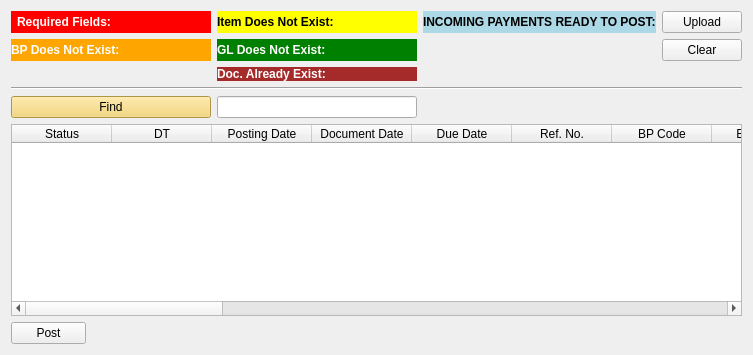
      <widget class="QWidget" name="tab_collection">
       <attribute name="title">
        <string>Collections</string>
       </attribute>
       <layout class="QGridLayout" name="gridLayout_9">
        <item row="0" column="3">
         <widget class="QPushButton" name="pushButton_show_outgoing_2">
          <property name="text">
           <string>Upload</string>
          </property>
         </widget>
        </item>
        <item row="6" column="0">
         <widget class="QPushButton" name="pushButton_upload_outgoing_2">
          <property name="maximumSize">
           <size>
            <width>75</width>
            <height>16777215</height>
           </size>
          </property>
          <property name="text">
           <string>Post</string>
          </property>
         </widget>
        </item>
        <item row="1" column="0">
         <widget class="QLabel" name="label_ovpm_total_bp_not_exist_2">
          <property name="sizePolicy">
           <sizepolicy hsizetype="Fixed" vsizetype="Preferred">
            <horstretch>0</horstretch>
            <verstretch>0</verstretch>
           </sizepolicy>
          </property>
          <property name="minimumSize">
           <size>
            <width>200</width>
            <height>0</height>
           </size>
          </property>
          <property name="maximumSize">
           <size>
            <width>200</width>
            <height>16777215</height>
           </size>
          </property>
          <property name="styleSheet">
           <string notr="true">QLabel {
background-color:orange;
color:white;
font-weight: bold
}</string>
          </property>
          <property name="text">
           <string>BP Does Not Exist:</string>
          </property>
         </widget>
        </item>
        <item row="1" column="1">
         <widget class="QLabel" name="label_9">
          <property name="sizePolicy">
           <sizepolicy hsizetype="Fixed" vsizetype="Preferred">
            <horstretch>0</horstretch>
            <verstretch>0</verstretch>
           </sizepolicy>
          </property>
          <property name="minimumSize">
           <size>
            <width>200</width>
            <height>0</height>
           </size>
          </property>
          <property name="maximumSize">
           <size>
            <width>200</width>
            <height>16777215</height>
           </size>
          </property>
          <property name="styleSheet">
           <string notr="true">QLabel {
background-color:green;
color:white;
font-weight: bold
}</string>
          </property>
          <property name="text">
           <string>GL Does Not Exist:</string>
          </property>
         </widget>
        </item>
        <item row="5" column="0" colspan="4">
         <widget class="QTableWidget" name="tableWidget_ovpm_2">
          <property name="styleSheet">
           <string notr="true">QPushButton {
	background-color: #f3d162
}</string>
          </property>
          <column>
           <property name="text">
            <string>Status</string>
           </property>
          </column>
          <column>
           <property name="text">
            <string>DT</string>
           </property>
          </column>
          <column>
           <property name="text">
            <string>Posting Date</string>
           </property>
          </column>
          <column>
           <property name="text">
            <string>Document Date</string>
           </property>
          </column>
          <column>
           <property name="text">
            <string>Due Date</string>
           </property>
          </column>
          <column>
           <property name="text">
            <string>Ref. No.</string>
           </property>
          </column>
          <column>
           <property name="text">
            <string>BP Code</string>
           </property>
          </column>
          <column>
           <property name="text">
            <string>BP Name</string>
           </property>
          </column>
          <column>
           <property name="text">
            <string>Ctrl Acct</string>
           </property>
          </column>
          <column>
           <property name="text">
            <string>Unit</string>
           </property>
          </column>
          <column>
           <property name="text">
            <string>Unit Name</string>
           </property>
          </column>
          <column>
           <property name="text">
            <string>Doc. No.</string>
           </property>
          </column>
          <column>
           <property name="text">
            <string>Remarks</string>
           </property>
          </column>
          <column>
           <property name="text">
            <string>Intsr. No</string>
           </property>
          </column>
          <column>
           <property name="text">
            <string>Cont. No.</string>
           </property>
          </column>
          <column>
           <property name="text">
            <string>Clrng Doc.</string>
           </property>
          </column>
          <column>
           <property name="text">
            <string>Clrng DT</string>
           </property>
          </column>
          <column>
           <property name="text">
            <string>2nd Sub Acct</string>
           </property>
          </column>
          <column>
           <property name="text">
            <string>Line No.</string>
           </property>
          </column>
          <column>
           <property name="text">
            <string>Currency</string>
           </property>
          </column>
          <column>
           <property name="text">
            <string>Trans Amount</string>
           </property>
          </column>
          <column>
           <property name="text">
            <string>Line Total</string>
           </property>
          </column>
          <column>
           <property name="text">
            <string>SAP Doc Entry</string>
           </property>
          </column>
          <column>
           <property name="text">
            <string>Obj Type</string>
           </property>
          </column>
          <column>
           <property name="text">
            <string>Rate</string>
           </property>
          </column>
         </widget>
        </item>
        <item row="0" column="0">
         <widget class="QLabel" name="label_14">
          <property name="sizePolicy">
           <sizepolicy hsizetype="Fixed" vsizetype="Preferred">
            <horstretch>0</horstretch>
            <verstretch>0</verstretch>
           </sizepolicy>
          </property>
          <property name="minimumSize">
           <size>
            <width>100</width>
            <height>0</height>
           </size>
          </property>
          <property name="maximumSize">
           <size>
            <width>200</width>
            <height>16777215</height>
           </size>
          </property>
          <property name="autoFillBackground">
           <bool>false</bool>
          </property>
          <property name="styleSheet">
           <string notr="true">QLabel {
background-color:red;
color:white;
font-weight: bold;
padding: 3px;
}</string>
          </property>
          <property name="text">
           <string>Required Fields: </string>
          </property>
         </widget>
        </item>
        <item row="4" column="1">
         <widget class="QLineEdit" name="lineEdit_9"/>
        </item>
        <item row="2" column="1">
         <widget class="QLabel" name="label_ovpm_total_exist_2">
          <property name="sizePolicy">
           <sizepolicy hsizetype="Fixed" vsizetype="Preferred">
            <horstretch>0</horstretch>
            <verstretch>0</verstretch>
           </sizepolicy>
          </property>
          <property name="minimumSize">
           <size>
            <width>100</width>
            <height>0</height>
           </size>
          </property>
          <property name="maximumSize">
           <size>
            <width>200</width>
            <height>16777215</height>
           </size>
          </property>
          <property name="styleSheet">
           <string notr="true">QLabel {
background-color:brown;
color:white;
font-weight: bold
}</string>
          </property>
          <property name="text">
           <string>Doc. Already Exist:</string>
          </property>
         </widget>
        </item>
        <item row="0" column="1">
         <widget class="QLabel" name="label_ovpm_total_item_not_exist_2">
          <property name="sizePolicy">
           <sizepolicy hsizetype="Fixed" vsizetype="Preferred">
            <horstretch>0</horstretch>
            <verstretch>0</verstretch>
           </sizepolicy>
          </property>
          <property name="minimumSize">
           <size>
            <width>200</width>
            <height>0</height>
           </size>
          </property>
          <property name="maximumSize">
           <size>
            <width>200</width>
            <height>16777215</height>
           </size>
          </property>
          <property name="styleSheet">
           <string notr="true">QLabel {
background-color:yellow;
color:black;
font-weight: bold
}</string>
          </property>
          <property name="text">
           <string>Item Does Not Exist:</string>
          </property>
         </widget>
        </item>
        <item row="0" column="2">
         <widget class="QLabel" name="label_ovpm_total_ready_2">
          <property name="styleSheet">
           <string notr="true">QLabel {
background-color:rgb(173, 216, 230);
color:black;
font-weight: bold
}</string>
          </property>
          <property name="text">
           <string>INCOMING PAYMENTS READY TO POST:</string>
          </property>
         </widget>
        </item>
        <item row="4" column="0">
         <widget class="QPushButton" name="pushButton_9">
          <property name="styleSheet">
           <string notr="true">QPushButton {
	background-color: #f3d162
}</string>
          </property>
          <property name="text">
           <string>Find</string>
          </property>
         </widget>
        </item>
        <item row="3" column="0" colspan="4">
         <widget class="Line" name="line_8">
          <property name="orientation">
           <enum>Qt::Horizontal</enum>
          </property>
         </widget>
        </item>
        <item row="1" column="3">
         <widget class="QPushButton" name="pushButton_incoming_clear">
          <property name="text">
           <string>Clear</string>
          </property>
         </widget>
        </item>
       </layout>
      </widget>
